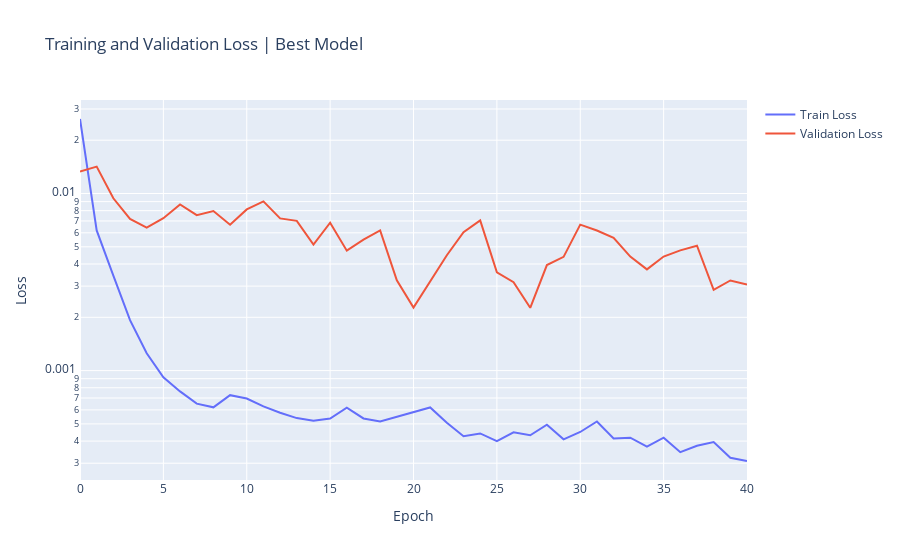
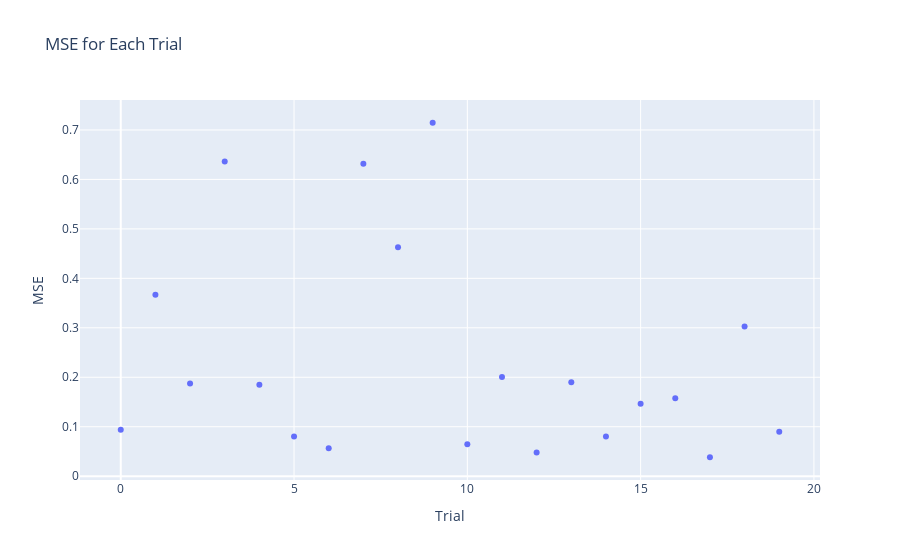

The notebook cell these images were saved under, in order:
### Code cell
import plotly.graph_objs as go

fig = go.Figure()
fig.add_trace(go.Scatter(y=metrics_best_model['loss_train'], mode='lines', name='Train Loss'))
fig.add_trace(go.Scatter(y=metrics_best_model['loss_val'], mode='lines', name='Validation Loss'))
fig.update_layout(title='Training and Validation Loss | Best Model', xaxis_title='Epoch', yaxis_title='Loss')
fig.update_yaxes(type="log")
fig.show()

# Plot MMSE for each trial
rmse_values = [np.sqrt(trial.value) for trial in study.trials if trial.value is not None]
fig = go.Figure(data=go.Scatter(y=rmse_values, mode='markers'))
fig.update_layout(title='MSE for Each Trial', xaxis_title='Trial', yaxis_title='MSE')
fig.show()

### Figure 1 — Plotly figure (JSON) as saved in the notebook; plotly's stock layout.template omitted (floating-point values rounded to 4 significant figures)
{"data": [{"mode": "lines", "name": "Train Loss", "type": "scatter", "y": [0.02634, 0.006185, 0.003435, 0.001927, 0.001254, 0.0009175, 0.0007628, 0.0006512, 0.0006203, 0.0007268, 0.0006958, 0.0006279, 0.0005785, 0.0005393, 0.0005212, 0.0005367, 0.0006181, 0.0005371, 0.0005162, 0.0005479, 0.0005844, 0.0006197, 0.0005072, 0.0004264, 0.0004419, 0.0004, 0.0004486, 0.0004312, 0.0004947, 0.0004092, 0.0004503, 0.0005165, 0.0004134, 0.000418, 0.0003724, 0.0004183, 0.0003463, 0.0003765, 0.0003952, 0.0003223, 0.0003088]}, {"mode": "lines", "name": "Validation Loss", "type": "scatter", "y": [0.0133, 0.01418, 0.009393, 0.007185, 0.006421, 0.007256, 0.008668, 0.007551, 0.007958, 0.006667, 0.008128, 0.009029, 0.007235, 0.007009, 0.005149, 0.006836, 0.004757, 0.005483, 0.006191, 0.003239, 0.002268, 0.003184, 0.004485, 0.006051, 0.007055, 0.003584, 0.003156, 0.002263, 0.003943, 0.004388, 0.006672, 0.006185, 0.005624, 0.004402, 0.003728, 0.004406, 0.004773, 0.005074, 0.002861, 0.003229, 0.003057]}], "layout": {"title": {"text": "Training and Validation Loss | Best Model"}, "xaxis": {"title": {"text": "Epoch"}}, "yaxis": {"title": {"text": "Loss"}, "type": "log"}}}

### Figure 2 — Plotly figure (JSON) as saved in the notebook; plotly's stock layout.template omitted (floating-point values rounded to 4 significant figures)
{"data": [{"mode": "markers", "type": "scatter", "y": [0.09414, 0.367, 0.1872, 0.6362, 0.1847, 0.08018, 0.05655, 0.6315, 0.4626, 0.7145, 0.06439, 0.2004, 0.04778, 0.1897, 0.08038, 0.1463, 0.1578, 0.03833, 0.3028, 0.08972]}], "layout": {"title": {"text": "MSE for Each Trial"}, "xaxis": {"title": {"text": "Trial"}}, "yaxis": {"title": {"text": "MSE"}}}}
